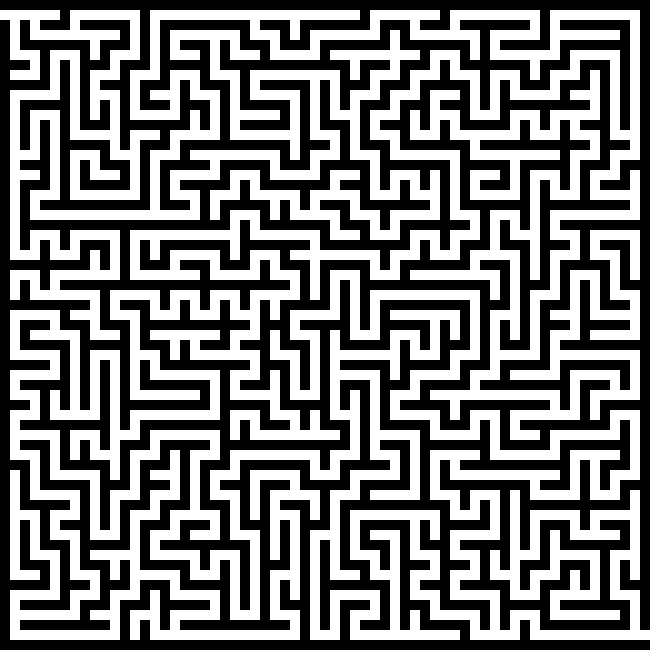
#> input picture maze.png, 650 x 650 px
$ python convert_maze.py
#> lines starting #> are read from the running program, lines starting #| are printed output that depends on the picture
from PIL import Image

def image_to_coordinates(image_path):
	# Open the image
#> called with image_path = 'maze.png'
	image = Image.open(image_path)
#> image is the input picture: PIL image 650x650 RGBA; mean R, G, B, A 123.7, 123.7, 123.7, 255
	image = image.transpose(Image.FLIP_TOP_BOTTOM)
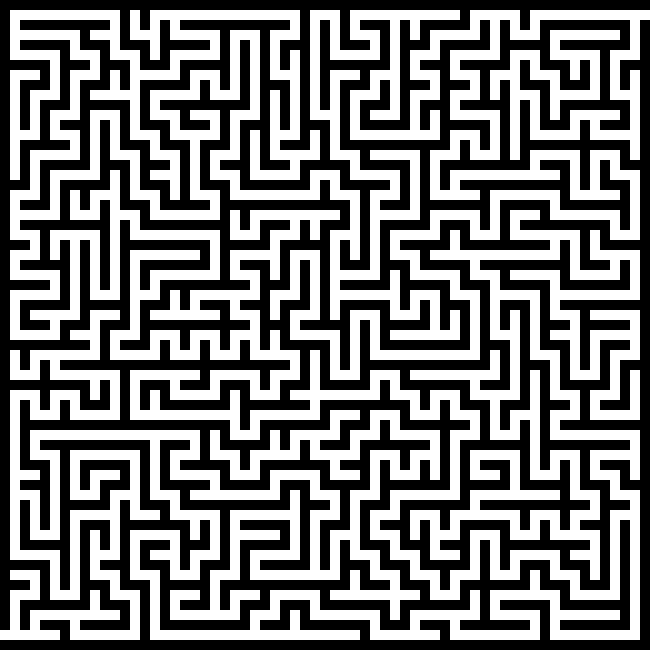
#> image: PIL image 650x650 RGBA; mean R, G, B, A 123.7, 123.7, 123.7, 255

	# Get the size of the image
	width, height = image.size
#> width = 650; height = 650

	# Define the size of each pixel block
	block_size = 10

	# Create an empty list to store coordinates
	coordinates = []

	# Iterate through each block (not each pixel)
	for x_block in range(0, width, block_size):
		for y_block in range(0, height, block_size):
			# Check if any pixel in the block is black
			black_pixel_in_block = any(
				image.getpixel((x, y)) == (0, 0, 0, 255)
				for x in range(x_block, x_block + block_size)
				for y in range(y_block, y_block + block_size)
			)

			# If there is a black pixel in the block, append its coordinates
			if black_pixel_in_block:
				coordinates.append([x_block / block_size, y_block / block_size - 1])
#> after the loop, coordinates = 2176 pairs, first value 0 to 64, second value -1 to 63

	return coordinates

# Example usage
image_path = "maze.png"
black_pixel_coordinates = image_to_coordinates(image_path)
#> black_pixel_coordinates has the same summary as coordinates in image_to_coordinates

# Print the coordinates of black pixels
print(black_pixel_coordinates)
#> (printed output is left out)
